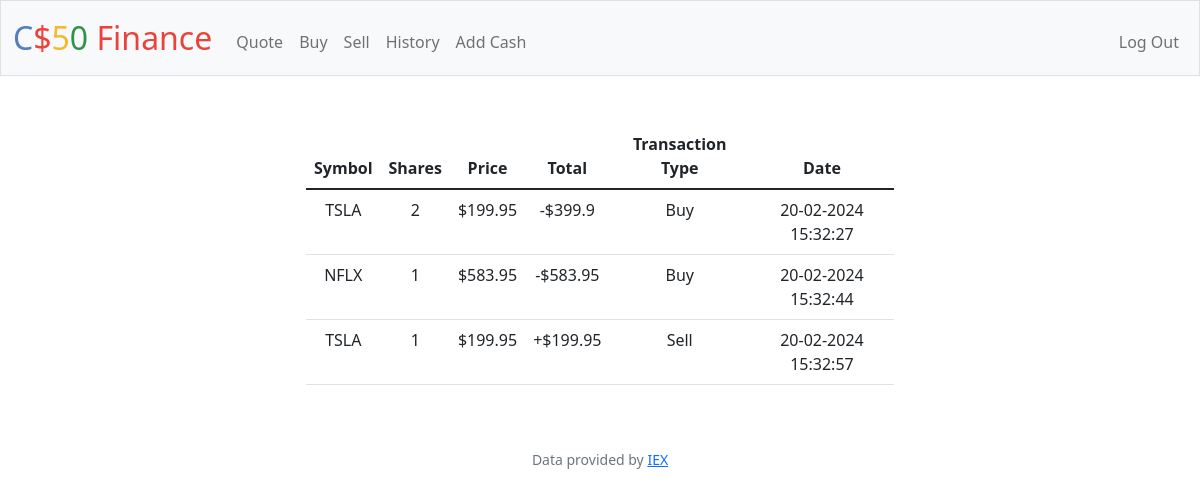
Page /history (signed in) on the earlier database version.
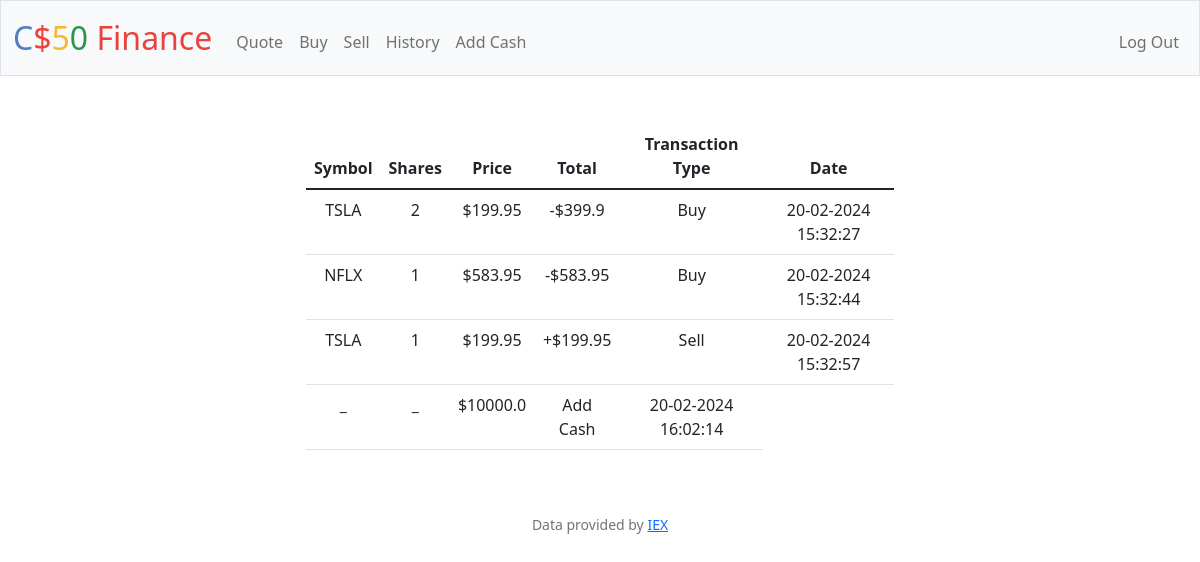
Same page on the later database version.
### tables this page shows
CREATE TABLE history (
                                   user_id INTEGER,
                                   symbol TEXT,
                                   price FLOAT,
                                   share INTEGER,
                                   date DATETIME,
                                   transaction_type TEXT
                               );

### app.py (the view)
@app.route("/history")
@login_required
def history():
    stocks = db.execute("SELECT * FROM history WHERE user_id = ?", session.get("user_id"))
    return render_template("history.html", stocks=stocks)

### app.py (called while the page is built)
@app.after_request
def after_request(response):
    response.headers["Cache-Control"] = "no-cache, no-store, must-revalidate"
    response.headers["Expires"] = 0
    response.headers["Pragma"] = "no-cache"
    return response

### helpers.py (called while the page is built)
def login_required(f):
    @wraps(f)
    def decorated_function(*args, **kwargs):
        if session.get("user_id") is None:
            return redirect("/login")
        return f(*args, **kwargs)
    return decorated_function

### templates/history.html (shortened to what this page needs)
{% extends "layout.html" %}
{% block main %}
<div class="table-responsive-md">
    <table class="table mx-auto w-50">
        <thead>
            <tr>
                <th>Symbol</th>
                <th>Shares</th>
                <th>Price</th>
                <th>Total</th>
                <th>Transaction Type</th>
                <th>Date</th>
            </tr>
        </thead>
        <tbody>
            {% for stock in stocks %}
            <tr>
                <td>{{stock["symbol"]}}</td>
                <td>{{stock["share"]}}</td>
                <td>${{stock["price"]}}</td>
                {% if stock["transaction_type"] == "Buy" %}
                <td>-${{stock["share"] * stock["price"]}}</td>
                {% endif %}
                {% if stock["transaction_type"] == "Sell" %}
                <td>+${{stock["share"] * stock["price"]}}</td>
                {% endif %}
                <td>{{stock["transaction_type"]}}</td>
                <td>{{stock["date"]}}</td>
            </tr>
            {% endfor %}
        </tbody>
    </table>
</div>
{% endblock %}

### templates/layout.html (shortened to what this page needs)
<!DOCTYPE html>
<html lang="en">
    <head>
        <link href="https://cdn.jsdelivr.net/npm/bootstrap@5.1.3/dist/css/bootstrap.min.css" rel="stylesheet">
        <link href="/static/styles.css" rel="stylesheet">
    </head>
    <body>
        <nav class="bg-light border navbar navbar-expand-md navbar-light">
            <div class="container-fluid">
                <a class="navbar-brand" href="/"><span class="blue">C</span><span class="red">$</span><span class="yellow">5</span><span class="green">0</span> <span class="red">Finance</span></a>
                <div class="collapse navbar-collapse" id="navbar">
                    {% if session["user_id"] %}
                        <ul class="navbar-nav me-auto mt-2">
                            <li class="nav-item"><a class="nav-link" href="/quote">Quote</a></li>
                            <li class="nav-item"><a class="nav-link" href="/buy">Buy</a></li>
                            <li class="nav-item"><a class="nav-link" href="/sell">Sell</a></li>
                            <li class="nav-item"><a class="nav-link" href="/history">History</a></li>
                            <li class="nav-item"><a class="nav-link" href="/add">Add Cash</a></li>
                        </ul>
                        <ul class="navbar-nav ms-auto mt-2">
                            <li class="nav-item"><a class="nav-link" href="/logout">Log Out</a></li>
                        </ul>
                    {% else %}
                        <ul class="navbar-nav ms-auto mt-2">
                            <li class="nav-item"><a class="nav-link" href="/register">Register</a></li>
                            <li class="nav-item"><a class="nav-link" href="/login">Log In</a></li>
                        </ul>
                    {% endif %}
                </div>
            </div>
        </nav>
        <main class="container-fluid py-5 text-center">
            {% block main %}{% endblock %}
        </main>
        <footer class="mb-5 small text-center text-muted">
            Data provided by <a href="https://iexcloud.io/">IEX</a>
        </footer>
    </body>
</html>

### static/styles.css (style rules this page uses)
nav .navbar-brand { font-size: xx-large; }
nav .navbar-brand .blue { color: #537fbe; }
nav .navbar-brand .red { color: #ea433b; }
nav .navbar-brand .yellow { color: #f5b82e; }
nav .navbar-brand .green { color: #2e944b; }

Differences in the rows shown:
added history: symbol "_", share "_", price "10000.0", transaction_type "Add Cash", date "20-02-2024 16:02:14"
